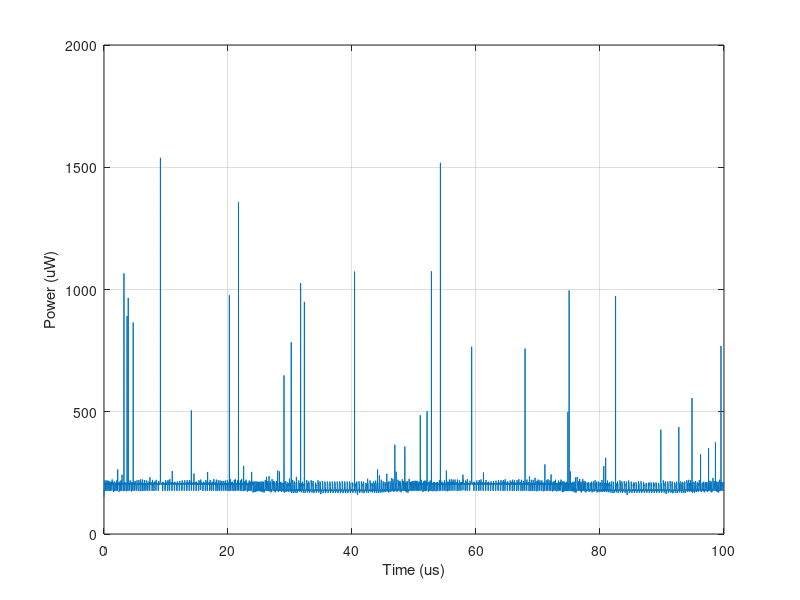

This chart was generated by the following MATLAB code:
%% Load data
data = csvread('power.csv', 1, 0);
time = data(:, 1) * 1e6;
power = 1.2 * -data(:, 2) * 1e6;

%% Plot power
plot(time, power);
xlabel('Time (us)');
ylabel('Power (uW)');
grid on;
saveas(gcf, 'adc_cir_power.eps', 'epsc');
